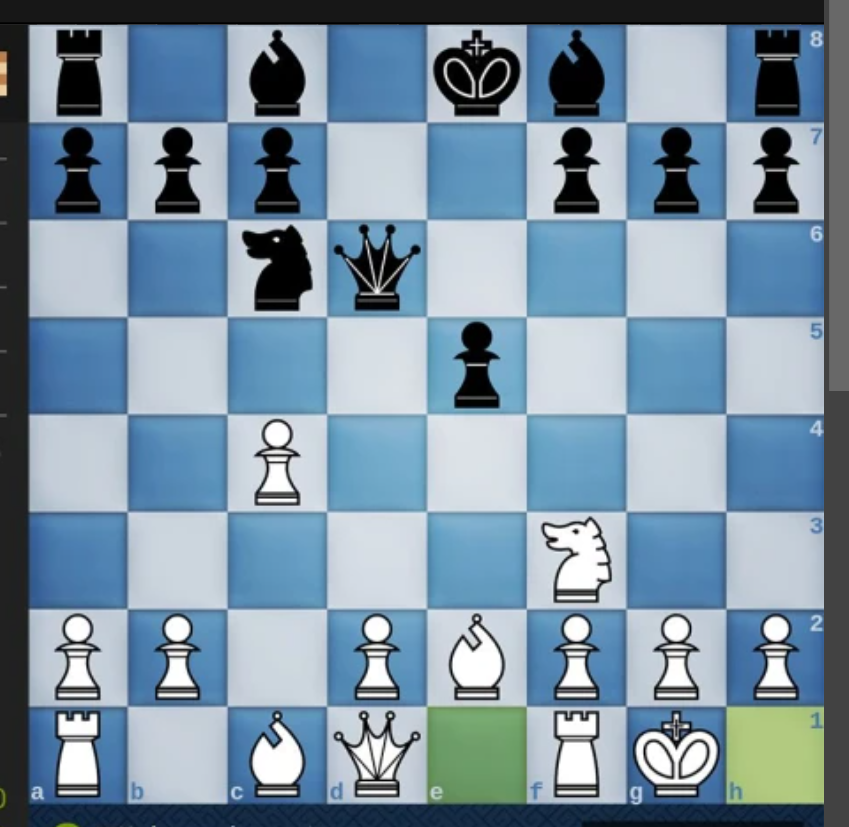
#> input picture blue.png, 849 x 827 px
$ jupyter execute --allow-errors ka.ipynb
#> lines starting #> are read from the running program, lines starting #| are printed output that depends on the picture; after the words box and inside, x2 and y2 are one past the last pixel; in counts of white or black regions, pixels touching at a corner belong together
[cell 1]
import webbrowser
import cv2
import numpy as np
import matplotlib.pyplot as plt
#> (the rest of this cell did not finish here and is left out)

#> (a cell that did not finish here is left out)

[cell 3]
from multiprocessing import Pool
from PIL import Image
res=[]
# [7 lines left out: function process_cropped_image, not called in this run]

#> (the rest of this cell did not finish here and is left out)

#> (a cell that did not finish here is left out)

[cell 5]
import concurrent.futures
from PIL import Image
#> (the rest of this cell did not finish here and is left out)

#> (a cell that did not finish here is left out)

[cell 7]
import webbrowser
import cv2
import numpy as np
import matplotlib.pyplot as plt
#> (the rest of this cell did not finish here and is left out)

#> (a cell that did not finish here is left out)

[cell 9]
from PIL import Image, ImageDraw

# Assuming coord is a list containing the bounding box coordinates [x_min, y_min, x_max, y_max]
image_path = 'blue.png'

# Open the image
img = Image.open(image_path)
#> img is the input picture: PIL image 849x827 RGBA; mean R, G, B, A 122.8, 145.8, 163.4, 255

# Convert bounding box coordinates to (x, y, width, height) format
#> (the rest of this cell did not finish here and is left out)

[cell 10]
import cv2
import numpy as np
from PIL import Image, ImageDraw

# Load the image
image_path = 'blue.png'
img = cv2.imread(image_path)
#> img: shape (827, 849, 3)
img_rgb = cv2.cvtColor(img, cv2.COLOR_BGR2RGB)  # Convert to RGB for PIL

# Convert the image to grayscale
gray = cv2.cvtColor(img, cv2.COLOR_BGR2GRAY)
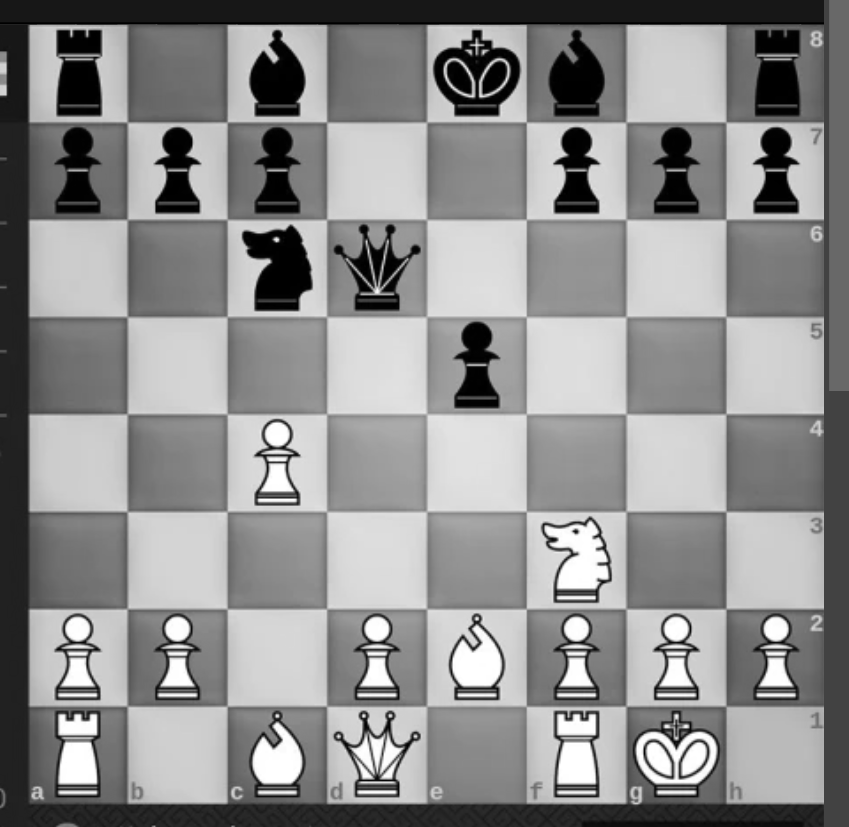
#> gray: shape (827, 849); min 0, max 255, mean 140.9

# Apply a GaussianBlur to reduce noise and improve contour detection
blurred = cv2.GaussianBlur(gray, (5, 5), 0)

# Use Canny edge detection to find edges in the image
edges = cv2.Canny(blurred, 50, 150)
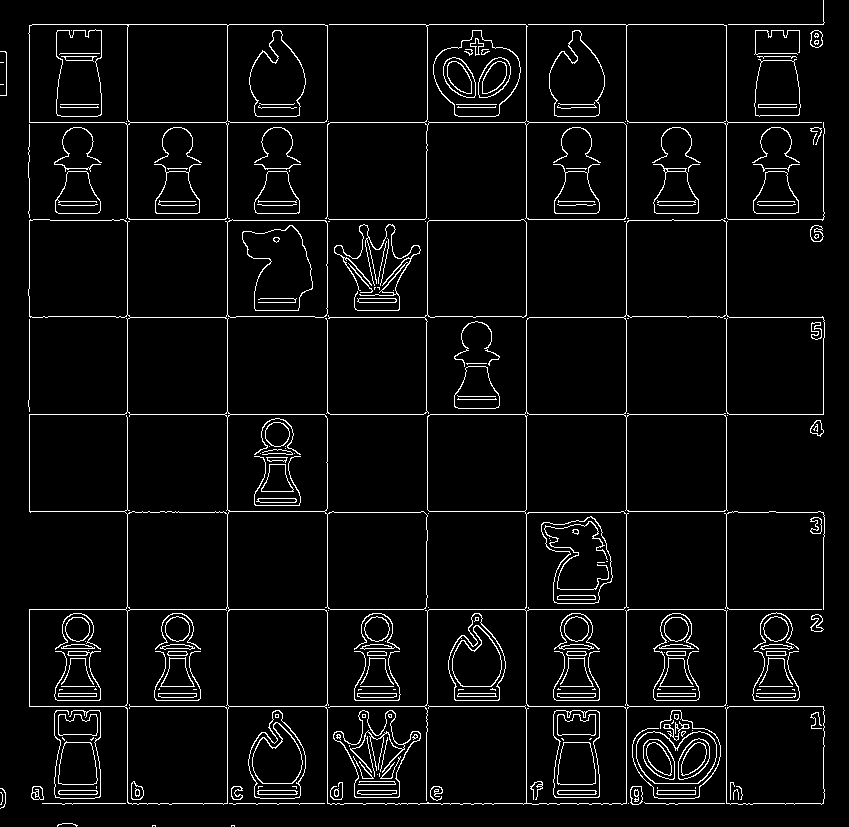
#> edges: shape (827, 849); 4.7% white in thin lines or dots

# Find contours in the edged image
contours, _ = cv2.findContours(edges.copy(), cv2.RETR_EXTERNAL, cv2.CHAIN_APPROX_SIMPLE)
#> contours = 126 contours, 69 with area under 20; largest, box (x1, y1, x2, y2) and area: (28, 219, 825, 805) 173675, (28, 24, 328, 220) 38886, (325, 24, 627, 220) 19414, (528, 24, 825, 221) 9803, (325, 219, 527, 415) 9516

# Sort the contours by area in descending order
contours = sorted(contours, key=cv2.contourArea, reverse=True)

# Extract the top 3 largest contours (squares)
top_contours = contours[:2]
#> top_contours = 2 contours; box (x1, y1, x2, y2) and area: (28, 219, 825, 805) 173675, (28, 24, 328, 220) 38886

# Draw the contours on a blank image for visualization
contour_image = np.zeros_like(gray)
cv2.drawContours(contour_image, top_contours, -1, (255, 255, 255), 2)
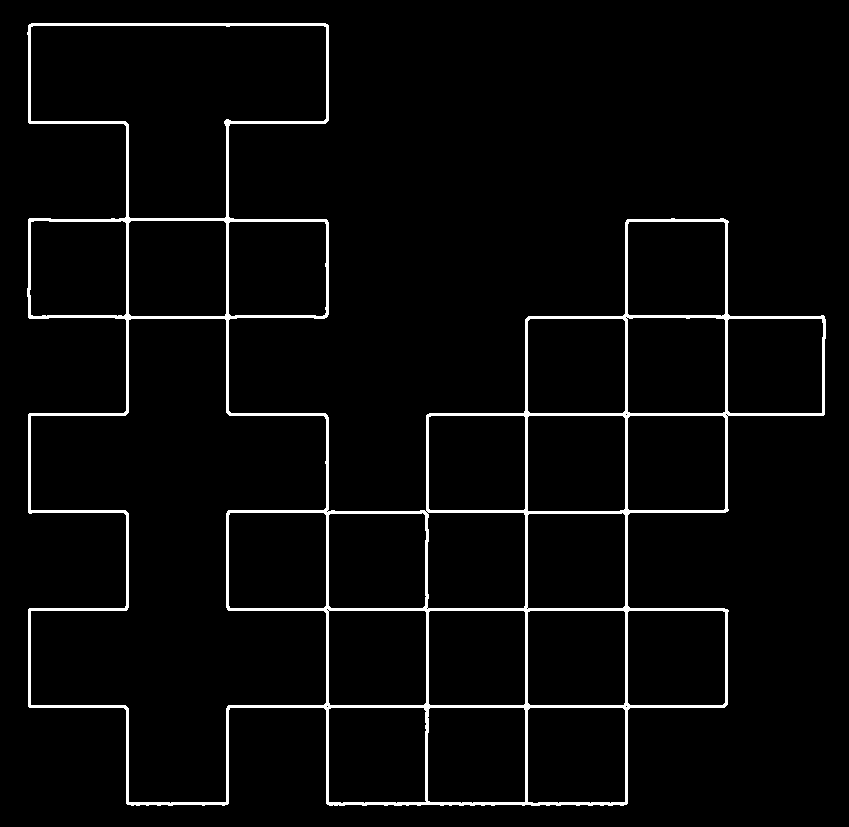
#> contour_image: shape (827, 849); 3.5% white; 1 white region

# Display the result
Image.fromarray(contour_image).show()

# Extract coordinates of the top 3 largest squares
top_square_coords = [cv2.boundingRect(contour) for contour in top_contours]
#> top_square_coords = [(28, 219, 797, 586), (28, 24, 300, 196)]

# Print the coordinates
print("Top 3 square coordinates:")
for i, (x, y, w, h) in enumerate(top_square_coords):
    print(f"Square {i + 1}: x={x}, y={y}, width={w}, height={h}")
#> this loop made 2 passes
#| Square 1: x=28, y=219, width=797, height=586
#| Square 2: x=28, y=24, width=300, height=196

[cell 11]
import cv2
import numpy as np
from PIL import Image, ImageDraw

# Load the image
image_path = 'blue.png'
img = cv2.imread(image_path)
img_rgb = cv2.cvtColor(img, cv2.COLOR_BGR2RGB)  # Convert to RGB for PIL

# Convert the image to grayscale
gray = cv2.cvtColor(img, cv2.COLOR_BGR2GRAY)

# Apply a GaussianBlur to reduce noise and improve contour detection
blurred = cv2.GaussianBlur(gray, (5, 5), 0)

# Use Canny edge detection to find edges in the image
edges = cv2.Canny(blurred, 50, 150)

# Find contours in the edged image
contours, _ = cv2.findContours(edges.copy(), cv2.RETR_EXTERNAL, cv2.CHAIN_APPROX_SIMPLE)

# Filter contours based on the number of corners (4 for squares)
squares = [contour for contour in contours if len(cv2.approxPolyDP(contour, 0.02 * cv2.arcLength(contour, True), True)) == 4]
#> squares = 19 contours, 13 with area under 20; largest, box (x1, y1, x2, y2) and area: (725, 706, 825, 805) 9447, (754, 59, 801, 117) 2266, (58, 741, 98, 785) 1436, (58, 790, 98, 795) 154, (656, 790, 696, 795) 153, (357, 298, 397, 303) 150

# Sort the squares by area in descending order
squares = sorted(squares, key=cv2.contourArea, reverse=False)

# Extract the top 3 largest squares
top_squares = squares[:3]
#> top_squares = 3 contours, all with area under 20

# Draw the contours on a blank image for visualization
contour_image = np.zeros_like(gray)
cv2.drawContours(contour_image, top_squares, -1, (255, 255, 255), 2)
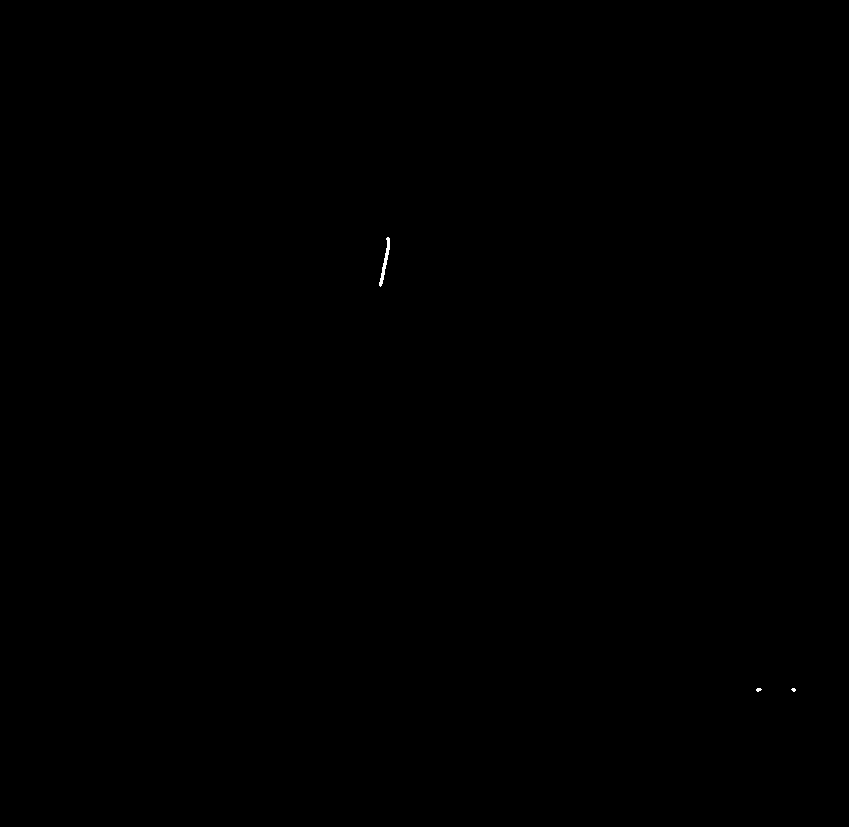
#> contour_image: shape (827, 849); 0.03% white; 3 white regions (2 under 20 px), largest, box (x1, y1, x2, y2) and area: (379, 237, 390, 287) 165

# Display the result
Image.fromarray(contour_image).show()

# Extract coordinates of the top 3 largest squares
top_square_coords = [cv2.boundingRect(square) for square in top_squares]
#> top_square_coords = [(380, 238, 9, 48), (792, 689, 3, 2), (757, 689, 4, 2)]

# Print the coordinates
print("Top 3 square coordinates:")
for i, (x, y, w, h) in enumerate(top_square_coords):
    print(f"Square {i + 1}: x={x}, y={y}, width={w}, height={h}")
#> this loop made 3 passes
#| Square 1: x=380, y=238, width=9, height=48
#| Square 2: x=792, y=689, width=3, height=2
#| Square 3: x=757, y=689, width=4, height=2

[cell 12]
def find_sequence_with_deviation(lst, target_sequence_length, max_deviation):
#> called with target_sequence_length = 7, max_deviation = 20
     lst=np.diff(lst)
     avg=np.mean(lst)
     if len(lst)!=7:
         return False
     for i in lst:
          if i<=avg+max_deviation or i>=avg-max_deviation:
               continue
          else:
               return False
     return True

# Example usage:
input_list = [120,202, 306, 403, 504, 602, 716, 784]
target_length = 7
max_deviation_value = 20

sequence_length = find_sequence_with_deviation(input_list, target_length, max_deviation_value)
print(sequence_length)

$ run again, with test.jpg saved as blue.png
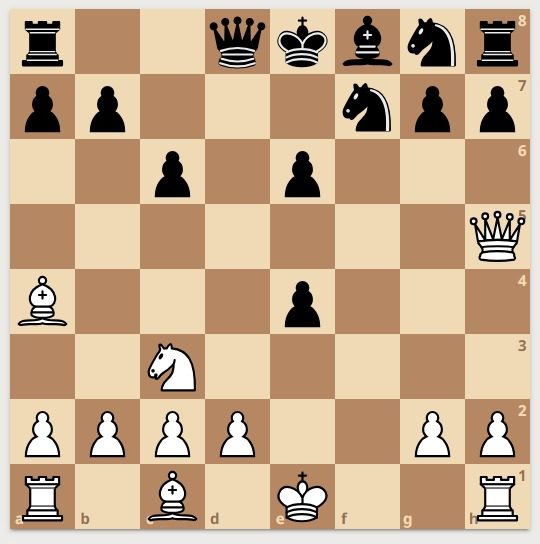
#> input picture test.jpg, 540 x 544 px
#> img is the input picture: PIL image 540x544 RGB; mean R, G, B 197.3, 169.7, 140.2
#> img: shape (544, 540, 3)
#> `edges = cv2.Canny(blurred, 50, 150)`:
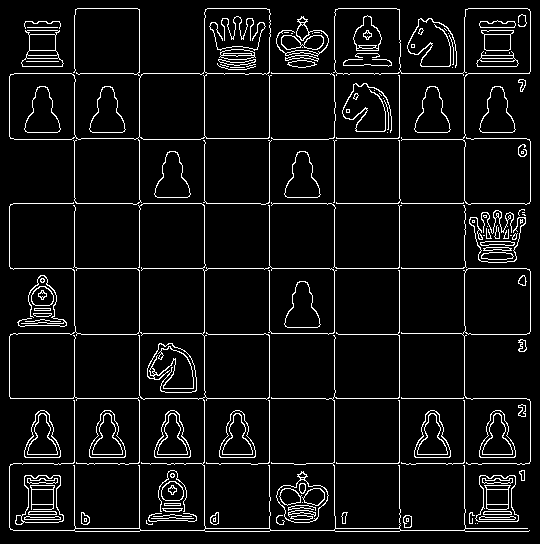
#> edges: shape (544, 540); 6.5% white in thin lines or dots
#> contours = 113 contours, 63 with area under 20; largest, box (x1, y1, x2, y2) and area: (9, 8, 272, 205) 12800, (401, 268, 531, 465) 4328, (333, 8, 531, 205) 4240, (276, 471, 329, 523) 1586, (15, 475, 64, 525) 1576
#> top_contours = 2 contours; box (x1, y1, x2, y2) and area: (9, 8, 272, 205) 12800, (401, 268, 531, 465) 4328
#> `cv2.drawContours(contour_image, top_contours, -1, (255, 255, 255), 2)`:
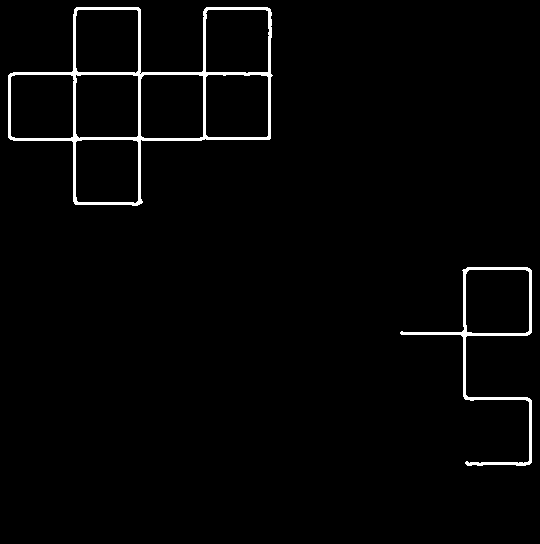
#> contour_image: shape (544, 540); 2.1% white; 2 white regions
#> `top_square_coords = [cv2.boundingRect(contour) for contour in top_cont..`: top_square_coords = [(9, 8, 263, 197), (401, 268, 130, 197)]
#> the loop `for i, (x, y, w, h) in enumerate(top_square_coords):` made 2 passes
#> (printed output is left out)
#> squares = 18 contours, 14 with area under 20; largest, box (x1, y1, x2, y2) and area: (89, 410, 126, 458) 1116, (162, 508, 183, 512) 52, (164, 503, 181, 506) 32, (34, 308, 51, 311) 32
#> top_squares = 3 contours, all with area under 20
#> `top_square_coords = [cv2.boundingRect(square) for square in top_squares]`: top_square_coords = [(153, 514, 39, 3), (25, 319, 36, 3), (384, 100, 5, 30)]
#> the loop `for i, (x, y, w, h) in enumerate(top_square_coords):` made 3 passes
#> (printed output is left out)
